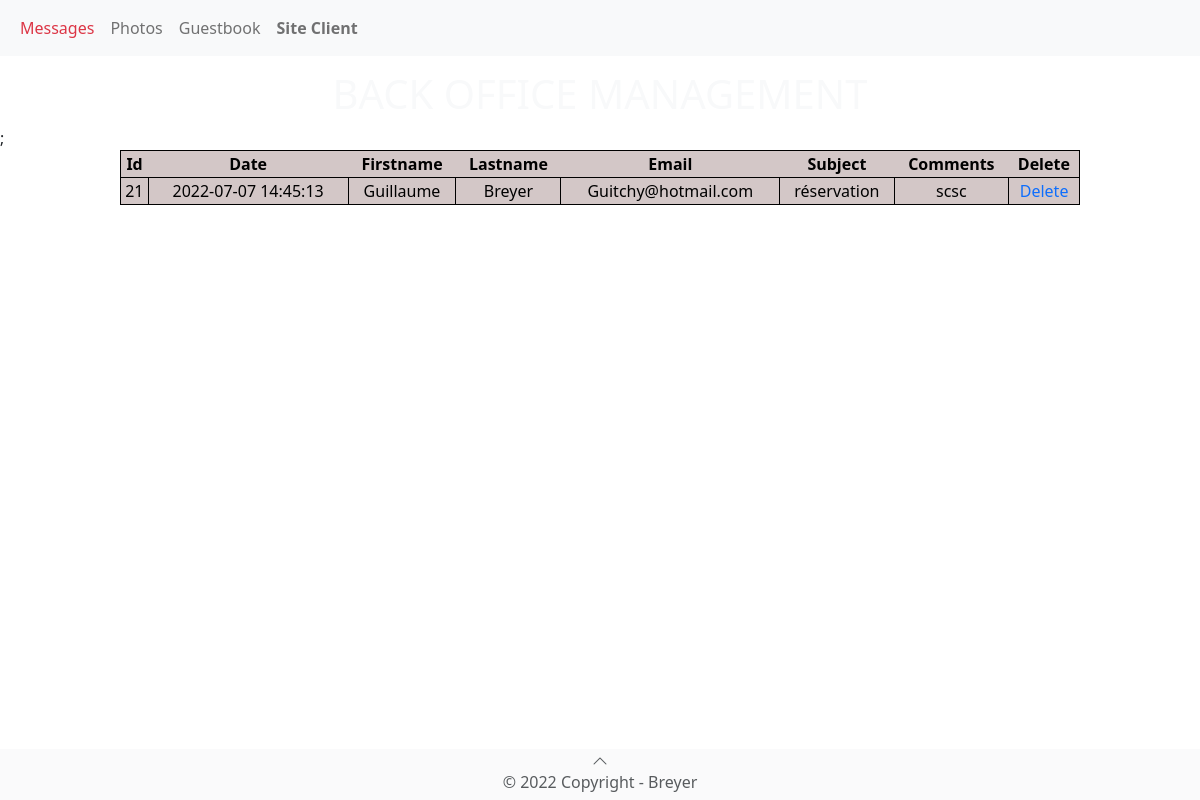
Page /backOffice.php on the committed database.
### tables this page shows
CREATE TABLE `clients` (
  `id` int(11) NOT NULL,
  `date` timestamp NOT NULL DEFAULT current_timestamp() ON UPDATE current_timestamp(),
  `firstname` varchar(20) NOT NULL,
  `lastname` varchar(20) NOT NULL,
  `email` varchar(30) NOT NULL,
  `choix` varchar(20) DEFAULT NULL,
  `comments` varchar(50) DEFAULT NULL
);

### backOffice.php (the view, shortened to what this page needs)
<?php
	$dbhost = "localhost";
	$dbuser = "root";
	$dbpass = "";
	$db = "restaurant";
	$bdd = new PDO("mysql:host=$dbhost;dbname=$db",$dbuser,$dbpass);
$requete = $bdd->query('SELECT * FROM clients');
?>
<!DOCTYPE html>
<html lang="fr">
<head>
    <link href="https://cdn.jsdelivr.net/npm/bootstrap@5.2.0-beta1/dist/css/bootstrap.min.css" rel="stylesheet">
    <link rel="stylesheet" href="https://cdn.jsdelivr.net/npm/bootstrap-icons@1.8.2/font/bootstrap-icons.css">
    <link rel="stylesheet" href="styles.css" />
</head>
<nav class="navbar navbar-expand-lg bg-light navbar-light fixed-top">
  <div class="container-fluid">
          <div class="collapse navbar-collapse" id="navbarTogglerDemo01">
            <ul class="navbar-nav me-auto mb-4 mb-lg-0">
                <li class="nav-item bg-transparent">
                  <a class="nav-link text-danger" aria-current="page" href="backOffice.php">Messages</a>
                </li>
                <li class="nav-item bg-transparent">
                  <a class="nav-link" href="backOfficePictures.php">Photos</a>
                </li>
                <li class="nav-item bg-transparent">
                  <a class="nav-link" href="backOfficeGuestBook.php">Guestbook</a>
                </li>
                <li class="nav-imtem text-light fw-bold rounded">
                  <a class="nav-link" href="index.php">Site Client</a>
                </li>
            </ul>
          </div>
  </div>
</nav>
<main>
<h1 class="text-light text-center">BACK OFFICE MANAGEMENT</h1>
    <table id="background_table">
        <tr>
            <th>Id</th>
            <th>Date</th>
            <th>Firstname</th>
            <th>Lastname</th>
            <th>Email</th>
            <th>Subject</th>
            <th>Comments</th>
            <th>Delete</th>
        </tr>
<?php
while ($donnees = $requete->fetch()){
echo '  <tr>
                <td>'.$donnees['id'].'</td>
                <td>'.$donnees['date'].'</td>
                <td>'.$donnees['firstname'].'</td>
                <td>'.$donnees['lastname'].'</td>
                <td>'.$donnees['email'].'</td>
                <td>'.$donnees['choix'].'</td>
                <td>'.$donnees['comments'].'</td>'
?>
                <td><a href="delete.php?id=<?php echo $donnees['id']; ?>" style="text-decoration:none">Delete</a></td>
        </tr>;
<?php
}
?>
    </table>
</main>
<footer class="bg-light opacity-75 text-center fixed-bottom">
  <a href="#up"><span class="bi bi-chevron-up text-dark"></span></a>
  <h6 class="text-dark">© 2022 Copyright - Breyer</h6>
</footer>
</html>

### styles.css (style rules this page uses)
main { margin-bottom: 120px; }
#background_table { width: 80%; margin: auto; }
#background_table, td, tr { background-color: rgb(211, 199, 199); color: black; border: solid 1px; text-align: center; height: 1.3rem; }

### rows in the picture
clients: id "21", date "2022-07-07 14:45:13", firstname "Guillaume", lastname "Breyer", email "Guitchy@hotmail.com", choix "réservation", comments "scsc"
